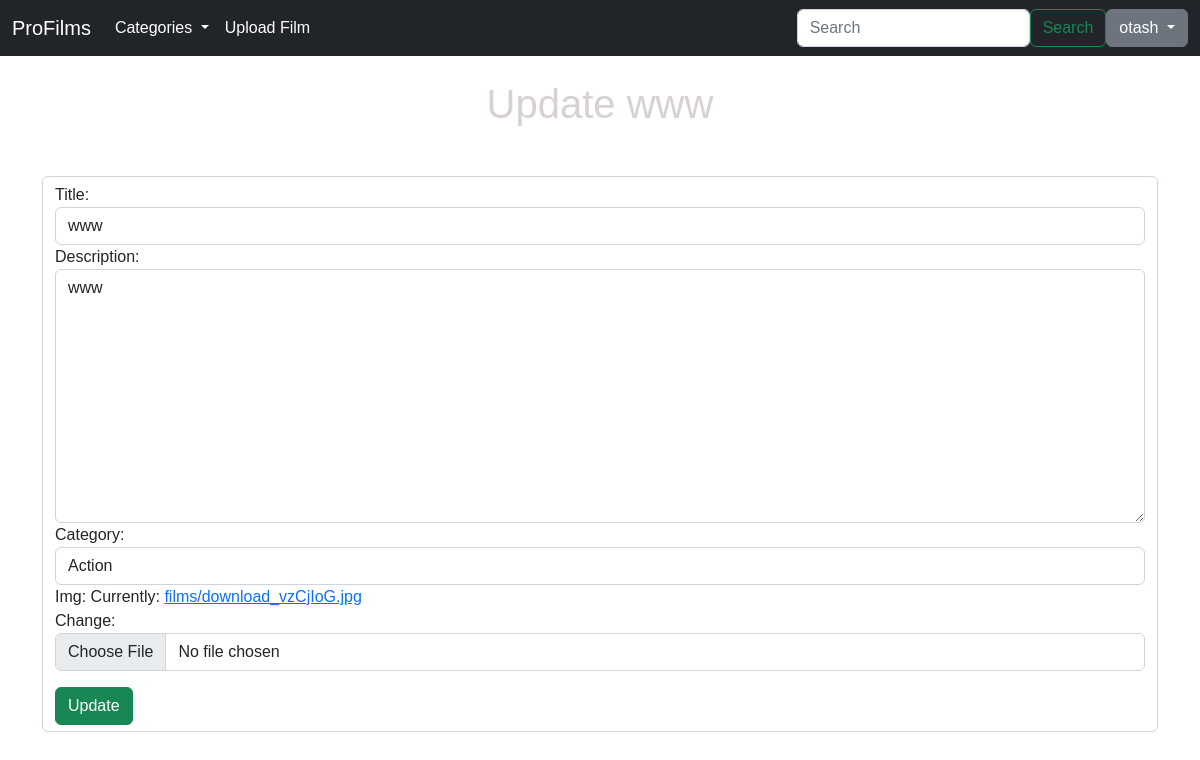
/update/27 (signed in), run on the app's committed database.
### main/models.py (models this page shows)
class Film(models.Model):
    title=models.CharField(max_length=240)
    description=models.TextField()
    owner=models.ForeignKey(to=User, on_delete=models.CASCADE, null=True)
    img=models.ImageField(upload_to='films/')
    category=models.ForeignKey(to=Category, on_delete=models.SET_NULL, null=True)
    created=models.DateTimeField(auto_now_add=True,null=True)

### main/views.py (the view)
# urls.py: path('update/<int:id>', views.film_update, name='update'),
def film_update(request, id):
    category=Category.objects.all()
    film=Film.objects.get(id=id)
    if not request.user.is_authenticated:
        return redirect('login')
    if request.method == 'POST':
        form = FilmCreate(request.POST, request.FILES,instance=film)
        if form.is_valid():
            form.save()
            return redirect('home')
    form=FilmCreate(instance=film)
    context={
        'form':form,
        'categories':category,
        'title': f'Update {film.title}',
        'btn':'Update',
        'color':'success'
    }
    return render(
        request=request,
        template_name='main/film_create.html',
        context=context
    )

### main/forms.py
class FilmCreate(ModelForm):
    class Meta:
        model=models.Film
        fields=['title', 'description','category', 'img']
    def __init__(self, *args, **kwargs):
        super(FilmCreate, self).__init__(*args, **kwargs)
        for name, field in self.fields.items():
            field.widget.attrs.update({'class': 'form-control'})

### main/models.py (called while the page is built)
    def __str__(self) -> str:
        return self.name

### main/templates/main/film_create.html (shortened to what this page needs)
{% extends 'BASE.html'%}
{% block content %}
<div class="container">
   <form class="form-control mt-5" action="", method="post" enctype="multipart/form-data">
        {{ form.as_div }}
        <button class="btn btn-{{ color }} mt-3" type="submit">{{ btn }}</button>
   </form>
</div>
{% endblock %}

### templates/components/_nav.html (shortened to what this page needs)
<nav class="navbar navbar-expand-lg bg-dark text-white">
    <div class="container-fluid text-white">
      <a class="navbar-brand text-white" href="/">ProFilms</a>
      <div class="collapse navbar-collapse" id="navbarSupportedContent">
        <ul class="navbar-nav me-auto mb-2 mb-lg-0">
          <li class="nav-item dropdown">
            <a class="nav-link dropdown-toggle text-white" href="#" role="button" data-bs-toggle="dropdown" aria-expanded="false">
              Categories
            </a>
          </li>
          {% if request.user.is_authenticated %}
          <li class="nav-item">
            <a href="{% url 'film_create'%}" class="nav-link btn-outline-success text-white hover-shadow active">Upload Film</a>
          </li>
          {% endif %}
        </ul>
        <form class="d-flex" method="get", action="{% url 'search' %}"  role="search">
          <input class="form-control mr-3" type="search" name="q" placeholder="Search" aria-label="Search">
          <button class="btn btn-outline-success" type="submit">Search</button>
        </form>
        {% if not request.user.is_authenticated %}
        <a class="btn btn-light m-2" href="{% url 'login' %}">Sign In</a>
        <a class="btn btn-light m-2" href="{% url 'register' %}">Sign Up</a>
        {% else %}
        <div class="dropdown ml-3">
         <button class="btn btn-secondary dropdown-toggle" type="button" id="dropdownMenuButton2" data-bs-toggle="dropdown" aria-expanded="false">
         {{ request.user.username }}
         </button>
        </div>
        {% endif %}
      </div>
    </div>
  </nav>

### templates/BASE.html (style rules this page uses)
body { background-image: url('https://thumbs.dreamstime.com/b/room-tile-floor-brick-wall-background-hd-image-large-resolution-can-be-used-as-desktop-wallpaper-real-zise-183407263.jpg'); background-repeat: no-repeat; background-size: cover; }
* { margin: 0; padding: 0; font-family: "Mulish", sans-serif; }

### data on the page
Film: title "www", description "www", category "Action"

### other printed values
{{ request.user.username }} "otash"
{{ title.capitalize }} "Update www"
{{ btn }} "Update"
